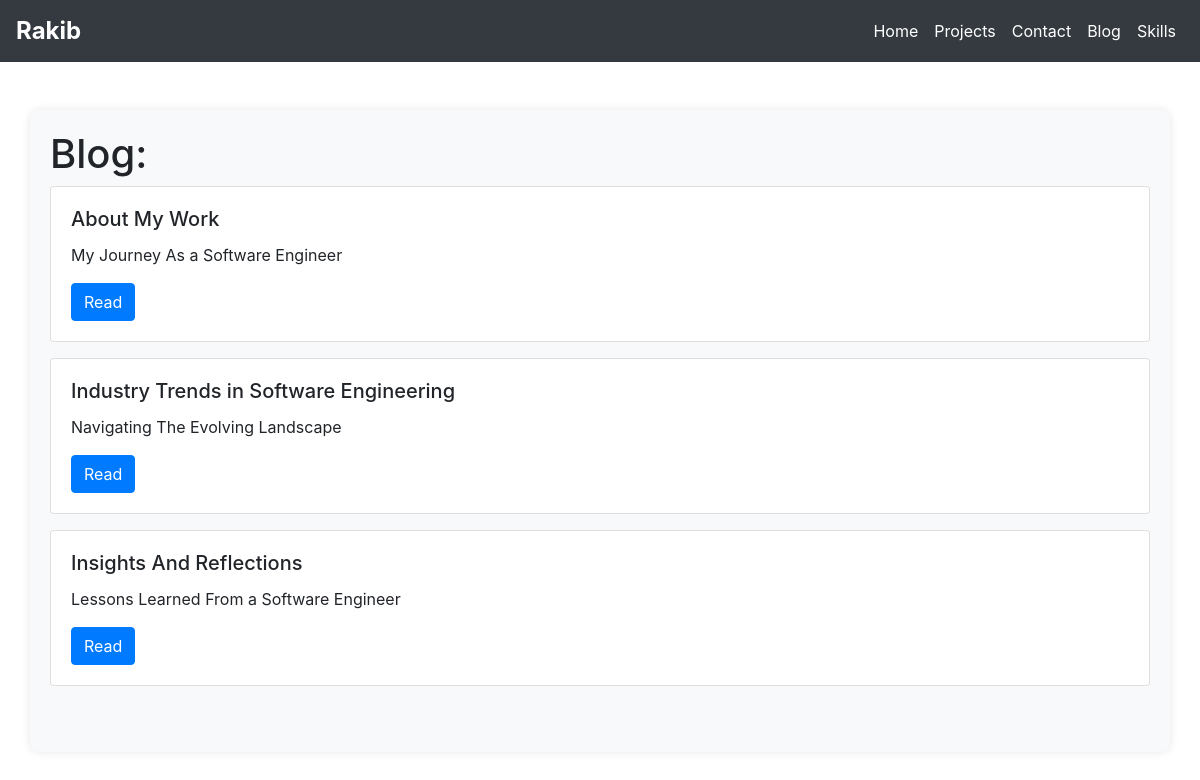
Screenshot of /blog/ with the database file from the repository.
### blog/models.py (models this page shows)
class BlogPost(models.Model):
    title =models.CharField(max_length = 100)
    sub_title = models.CharField(max_length = 100,default = '')
    content = models.TextField()
    created_at = models.DateTimeField(auto_now_add = True)

### blog/views.py (the view)
# urls.py: 2. Add a URL to urlpatterns:  path('blog/', include('blog.urls'))
def blog(request):
    blogs = BlogPost.objects.all()
    return render(request,'blog/blog.html',{'blogs':blogs})

### blog/templates/blog/blog.html
{% extends "base.html" %}
{% block body %}
<div class="container mt-5">
    <div class="row">
      <div class="col">
        <h1>Blog:</h1>
        {% for blog in blogs %}
        <div class="card mb-3">
          <div class="card-body">
            <h5 class="card-title">{{blog.title}}</h5>
            <p class="card-text">{{blog.sub_title}}</p>
            <a href="{% url 'read_blog' blog.id %}" class="btn btn-primary">Read</a>
          </div>
        </div>
        {% endfor %}
      </div>
    </div>
  </div>
{% endblock %}

### static/css/styles.css (style rules this page uses)
.container { padding: 20px; background-color: #f8f9fa; border-radius: 10px; box-shadow: 0 0 10px rgba(0, 0, 0, 0.1); }
.col { margin-bottom: 30px; }

### rows the page displays
BlogPost: title "About My Work", sub_title "My Journey As a Software Engineer"
BlogPost: title "Industry Trends in Software Engineering", sub_title "Navigating The Evolving Landscape"
BlogPost: title "Insights And Reflections", sub_title "Lessons Learned From a Software Engineer"
